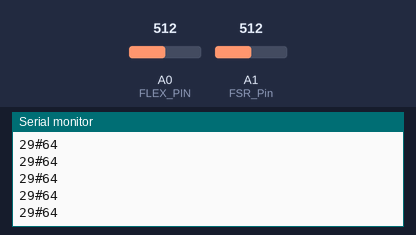
This sketch was run on a simulated Arduino Leonardo, built with avr-gcc and run on an emulated ATmega32U4. Shown: the last lines printed to the serial monitor. The test bench sets the inputs (shaded band); at power-on: A0 (FLEX_PIN) = 512, A1 (FSR_Pin) = 512.

Above: at 1.2 s.
1.3 s: A0 (FLEX_PIN) set to 610
At 1.34 s:
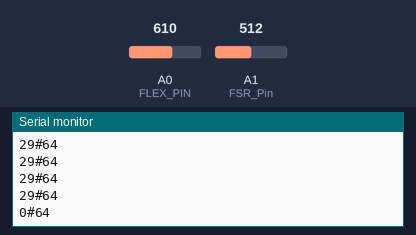
2.8 s: A1 (FSR_Pin) set to 610
At 2.81 s:
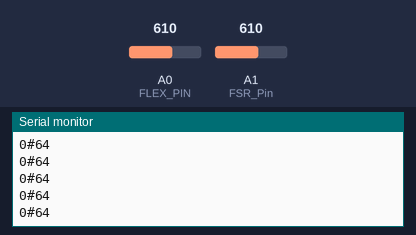
4.3 s: A0 (FLEX_PIN) set to 590
At 4.33 s:
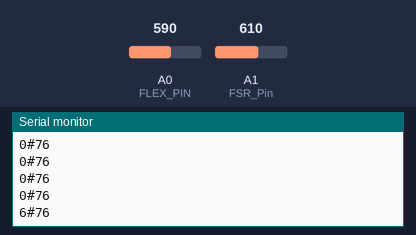
5.8 s: A1 (FSR_Pin) set to 590
At 5.8 s:
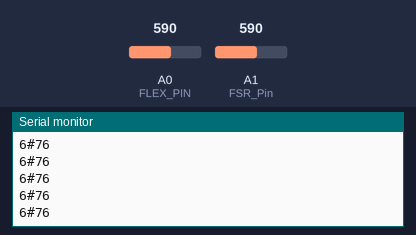
Timing chart, 0 to 8.3 s (numbered marks = the images above; inputs shaded):
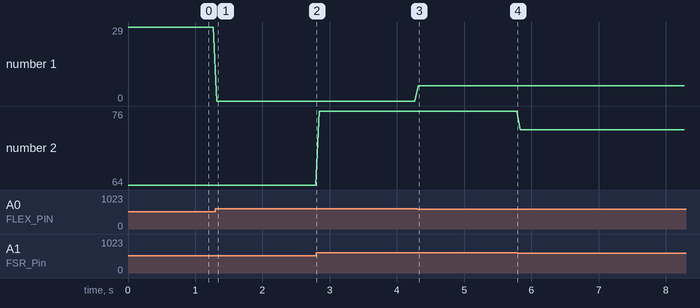

Measured:
- after the input at 1.3 s, the serial monitor: prints a new line at once (image 1)
- after the input at 4.3 s, the serial monitor: prints a new line at once (image 3)
- plotted number 1: 29 → 0 after the input at 1.3 s, 0 → 6 after the input at 4.3 s
- plotted number 2: 64 → 76 after the input at 2.8 s, 76 → 73 after the input at 5.8 s

The sketch:

flexandforce.ino
```cpp
#include "Keyboard.h"

//FLEX SENSOR
//https://learn.sparkfun.com/tutorials/flex-sensor-hookup-guide
const int FLEX_PIN = A0; // Pin connected to voltage divider output

//END FLX SENSOR

//FSR
//http://bildr.org/2012/11/force-sensitive-resistor-arduino/
int FSR_Pin = A1; //analog pin 1
char lastFSRKey = 'c';
//END FSR


float maxFSRReading = 800;
float minFSRReading = 0;
float maxFlexReading = 600;
float minFlexReading = 300;


void setup()
{
  Serial.begin(9600);

  //FLEX
  pinMode(FLEX_PIN, INPUT);

  //FSR
  pinMode(FSR_Pin, INPUT);


}


//read the flex sensor and then map to a key, write it if theres a change
int readFlexSensor(){

  // Read the ADC, and calculate voltage and resistance from it
  int flexADC = analogRead(FLEX_PIN);

   if (flexADC > maxFlexReading){
    maxFlexReading = flexADC;
  }
  if (flexADC < minFlexReading){
    minFlexReading = flexADC;
  }

  //Serial.println(flexADC);

 float reading = ( (flexADC - minFlexReading) / (maxFlexReading - minFlexReading) ) *100;
 reading = 100 - reading;

  return (int)reading;

}

int readFSR(){

  int FSRReading = analogRead(FSR_Pin);

//Serial.println(FSRReading);
  if (FSRReading > maxFSRReading){
    maxFSRReading = FSRReading;
  }
  if (FSRReading < minFSRReading){
    minFSRReading = FSRReading;
  }


 float reading = ( (FSRReading - minFSRReading) / (maxFSRReading - minFSRReading) ) *100;


  return (int)reading;
}


void loop()
{
  int flex = readFlexSensor();
  int force = readFSR();
  String op = (String)flex + "#" + force;
   Serial.println(op);
  // Serial.println(reading);


  delay(50);

}
```
